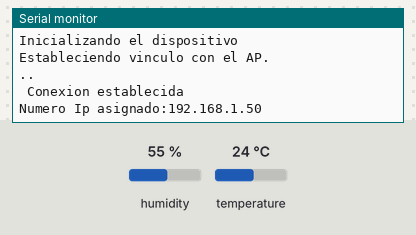
The program below on a simulated ESP32. On the bench: the last lines printed to the serial monitor. The test bench sets the inputs (shaded band); at power-on: humidity 55 %, temperature 24 °C. WiFi joins after 1.5 s; servers stay silent unless stated; uploads are accepted with an empty reply.

Above: at 3.2 s.
3.3 s: humidity set to 22 %
At 6.5 s:
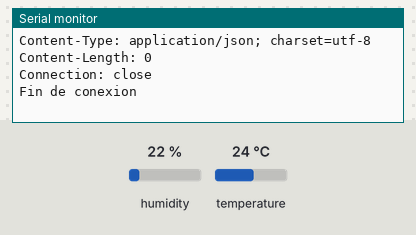
10.0 s: temperature set to 12 °C
At 15.3 s:
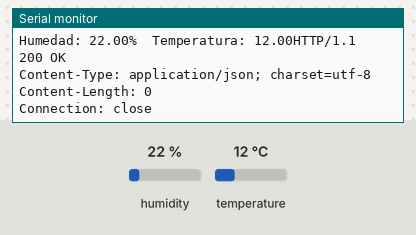
16.7 s: humidity set to 40 %
At 20.08 s:
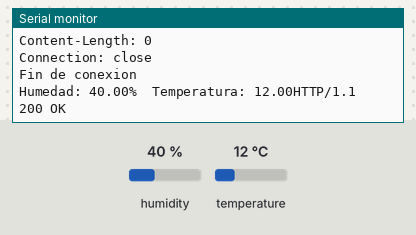

Measured:
- after the input at 3.3 s, the serial monitor: prints a new line after 0.73 s (image 1)
- after the input at 10.0 s, the serial monitor: prints a new line after 4.6 s (image 2)
- after the input at 16.7 s, the serial monitor: prints a new line after 3.2 s (image 3)

The program:

main.cpp
```cpp
#include "DHT.h"

#define DHTPIN 4  //Pin de datos del sensor DHT11/22

#define DHTTYPE DHT11  //Especificamos el tipo de sensor DHT11 DHT22 DHT21
#include <Arduino.h>
#include "libwifi.h"
#include "Wifi.h"
DHT dht(DHTPIN, DHTTYPE);  //Creamos el objeto que representa al sensor
const char * ssid = "ASUSDCGG";
const char * password = "3164173706Cc";
const char * host = "dweet.io";
const int puerto = 80;
//String server="dweet.io"; es redundante con host
//String url="/dweet.io/dweet/for/uceva02?temperatura=32.5";

void setup(){
      Serial.begin(115200);
      Serial.println("Inicializando el dispositivo");
      pinMode(2,OUTPUT); //Coloco el pin 2 como salida
      conectarWifi(ssid, password);
      dht.begin();

}
/**
 * @brief Esta funcion con bucle infinito
 prueba
*/
void loop(){
   delay(2000);
   float humedad = dht.readHumidity(); //Leemos la humedad en % de humedad relativa (0 al 100%)
   float temperatura = dht.readTemperature(); //Leemos la temperatura en °C
   //Verificamos las lecturas del sensor
   if(isnan(humedad) || isnan(temperatura)){
     Serial.println("Fallo la lectura del sensor");
     return;
   }

   Serial.print(F("Humedad: ")); //La F() siginifica que lo que esta dentro del parentesis se escribe en la FLASH
   Serial.print(humedad);
   Serial.print(F("%  Temperatura: ")); //La F() siginifica que lo que esta dentro del parentesis se escribe en la FLASH
   Serial.print(temperatura);
   String url = "/dweet/for/uceva02?temperatura=" + String(temperatura) + "&humedad=" + String(humedad);
   WiFiClient cliente;//creamos cliente TCP por wifi

  //BLOQUE que raliza la conexion al servidor
  if(!cliente.connect(host, puerto)){
    Serial.println("Error conexion al host fallida");
    delay(2000);
    return;
  }
    //Peticion (request) GET al servidor HTTP
  cliente.print("GET " +url+" HTTP/1.1\r\nHost: "+String(host)+"\r\n"+"Connection: close\r\n\r\n");
  //Tiempo al servidor a que responda la peticion(response)
  //delay(5000);// no funciona aqui porque bloquea wifi
  unsigned long milisegundos = millis();//hora de inicio
  while (cliente.available()== 0){//preguntamos si no hay datos recibidos disponibles
      if(millis()-milisegundos > 5000){//millis hora actual  menos el instante anterior
      Serial.println("Se expiro el tiempo de la conexion");
      cliente.stop();
      }

   }
  while (cliente.available()){
    String linea = cliente.readStringUntil('\r');//lea string hasta que encuentre lo que esta en comilla simple
    Serial.println(linea);
  }
    Serial.println("Fin de conexion");
    cliente.stop();

    delay(2000);//espero 2s
}
```

libWifi.h
```cpp
 void conectarWifi(const char * ssid, const char * password);
```

libwifi.cpp
```cpp
//#include <Arduino
#include "libWifi.h"
#include "Wifi.h"


 void conectarWifi(const char * ssid, const char * password){

     WiFi.begin(ssid, password);

 Serial.println("Estableciendo vinculo con el AP.");
 while (WiFi.status() != WL_CONNECTED)
 {
  Serial.print(".");
  delay(1000);
 }
 Serial.println("\r\n Conexion establecida");
 Serial.print("Numero Ip asignado:");
 Serial.println(WiFi.localIP());//imprime numero ip
}
```
